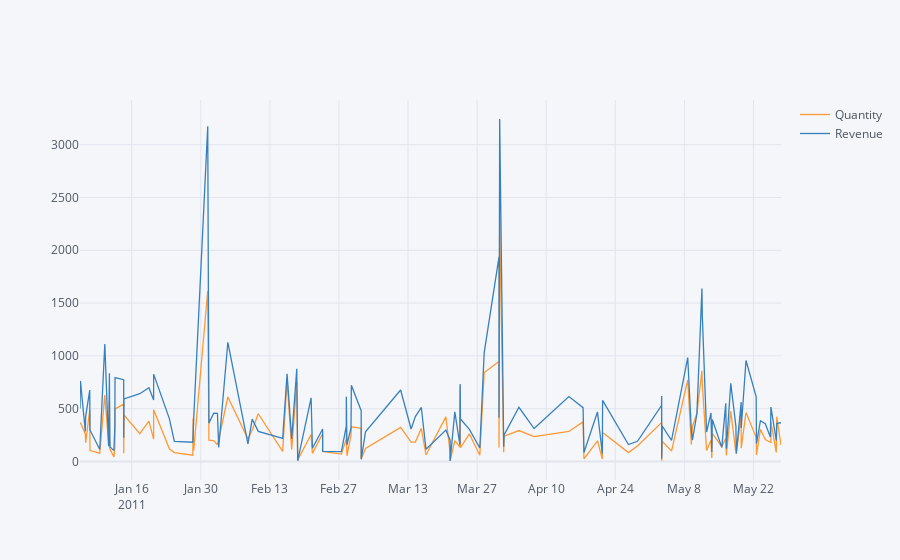

The cell this chart's notebook holds for it:
### Code cell
frenchgrouped = frenchbags.groupby('InvoiceDate').agg({'Quantity':'sum', 'Revenue': 'sum'})
frenchgrouped.head()
fig = frenchgrouped.iplot(filename='cufflinks/line-example')
